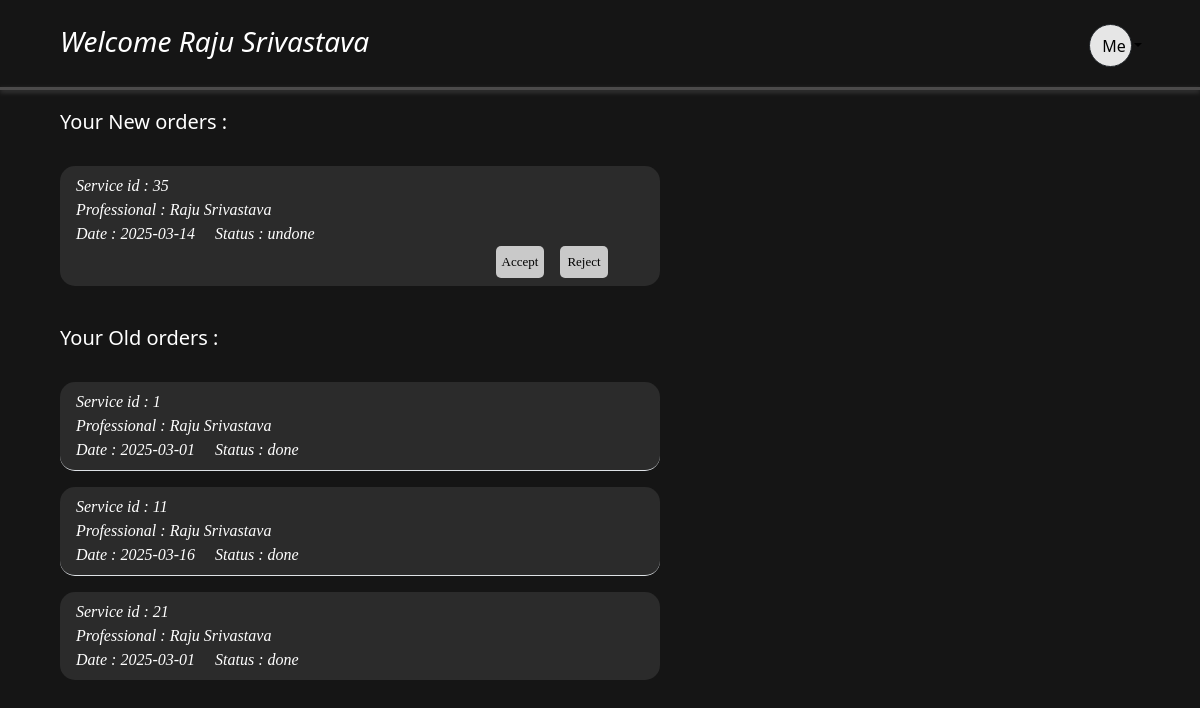
The page /professional/11 on the database its author committed.
### applications/models.py (models this page shows)
class Servicemen(db.Model):
    __tablename__="Servicemen"
    id=db.Column(db.Integer,primary_key=True,autoincrement=True,nullable=False)
    id_u=db.Column(db.Integer,db.ForeignKey('User.id'))
    name=db.Column(db.String(150),db.ForeignKey('User.username'))
    Docreate=db.Column(db.String(10))
    service=db.Column(db.String(150),db.ForeignKey('Service.name'))
    experience=db.Column(db.String(150))
    description=db.Column(db.String(250))
    rating=db.Column(db.Integer)
    status=db.Column(db.String(150))
    imgx=db.Column(db.String(150))

class ServiceOffer(db.Model):
    __tablename__="ServiceOffer"
    id=db.Column(db.Integer,primary_key=True,autoincrement=True,nullable=False)
    sm_id=db.Column(db.Integer,db.ForeignKey('Servicemen.id'))
    s_id=db.Column(db.Integer,db.ForeignKey('Service.id'))
    c_id=db.Column(db.Integer,db.ForeignKey('User.id'))
    DoRequest=db.Column(db.String(10))
    DoComplete=db.Column(db.String(10))
    service_status=db.Column(db.String(150))
    remarks=db.Column(db.String(150))
    c_no = db.Column(db.String(15))

### applications/controllers.py (the view, shortened to what this page needs)
    @app.route('/professional/<int:id>',methods=['GET','POST'])
    def professional(id):
        yy=Servicemen.query.filter(Servicemen.id_u==id).first().id
        m=Servicemen.query.filter(Servicemen.id_u==id).first().name
        print(yy)
        Sx= ServiceOffer.query.filter(ServiceOffer.sm_id == yy, ServiceOffer.service_status=='undone').all()
        print(Sx)
        N = [
               {
                'sid'  : S.id,
                'sname': Service.query.filter(Service.id ==S.s_id).first().name,
                'sman': Servicemen.query.filter(Servicemen.id ==S.sm_id).first().name,
                'date': S.DoRequest,
                'status': S.service_status
            }
            for S in Sx
        ]
        Sk= ServiceOffer.query.filter(ServiceOffer.sm_id == yy,ServiceOffer.service_status=='done').all()
        O = [
               {
                'sid'  : S.id,
                'sname': Service.query.filter(Service.id ==S.s_id).first().name,
                'sman': Servicemen.query.filter(Servicemen.id ==S.sm_id).first().name,
                'date': S.DoRequest,
                'status': S.service_status
            }
            for S in Sk
        ]
        print(N,O)
        return render_template('profession.html',N=N,O=O,m=m,idd=id)

### templates/profession.html (shortened to what this page needs)
<html>
<head>
    <link href="https://cdn.jsdelivr.net/npm/bootstrap@5.3.2/dist/css/bootstrap.min.css" rel="stylesheet">
    <link rel="stylesheet" href="/static/style/profession.css">
</head>
<body style="background-color:rgba(10, 10, 10, 0.952);">
    <div id="prof" >
      <br>
        <div style="display: flex; align-items: center;">
          <h3 style="margin-right:60vw;margin-left:5vw;;color:white;"><i>Welcome  {( m )}</i></h3>
              <button class="btn btn-dark dropdown-toggle" type="button" data-bs-toggle="dropdown" aria-expanded="false"  id="cv" >
                Me
              </button>
      </div>
      <hr class="hr-line">
        <h5 style="color:white;margin-left:5vw;">Your New orders :</h5><br>
        <ul class="list-group list-group-flush">
            {% for i in N %}
            <li class="list-group-item" style="background-color:rgba(63, 63, 63, 0.529);font-family: 'Times New Roman', Times, serif;font-style: oblique;color:white;margin-bottom:2vh; margin-left:5vw;width:50vw;border-radius:15px;">
            Service id : {( i['sid'] )}<br>
            Professional : {( i['sman'] )}<br>
            Date : {( i['date'] )} &nbsp &nbsp
            Status : {( i['status'] )}<br>
            <button @click="accept({(i.sid)})" style="margin-left:35vw;">Accept </button>
            <button @click="reject({(i.sid)})" style="margin-left:1vw;">Reject</button>
            </li>
            {% endfor %}
          </ul>
          <br>
          <h5 style="color:white;margin-left:5vw;">Your Old orders :</h5><br>
        <ul class="list-group list-group-flush">
        {% for i in O %}
        <li class="list-group-item" style="background-color:rgba(63, 63, 63, 0.529);font-family: 'Times New Roman', Times, serif;font-style: oblique;color:white;margin-bottom:2vh; margin-left:5vw;width:50vw;border-radius:15px;">
            Service id : {( i['sid'] )}<br>
            Professional : {( i['sman'] )}<br>
            Date : {( i['date'] )} &nbsp &nbsp
            Status : {( i['status'] )}<br>
        </li>
        {% endfor %}
        </ul>
    </div>
</body>
</html>

### static/style/profession.css (style rules this page uses)
#cv { width: 43px; height: 43px; border-radius: 30px; color:black; background-color: rgb(230, 230, 230); }
.hr-line { width: 100%; height: 3px; background-color: #ebe7e7; border: none; box-shadow: 0 2px 5px rgba(222, 221, 220, 0.97); margin: 20px 0; }
button { border:0px; padding:1px; background-color: #ccccccfb; color:black; border-radius:5px; height:4vh; width:4vw; font-size: small; }

### rows shown on the page
Servicemen: name "Raju Srivastava", sman "Raju Srivastava", sman "Raju Srivastava" "Raju Srivastava" "Raju Srivastava"
ServiceOffer: date "2025-03-14", status "undone"
ServiceOffer: date "2025-03-01", status "done"
ServiceOffer: date "2025-03-16", status "done"
ServiceOffer: date "2025-03-01", status "done"

### other values the page prints
{{ i['sid'] }} "35"
{{ i['sid'] }} "1" "11" "21"
